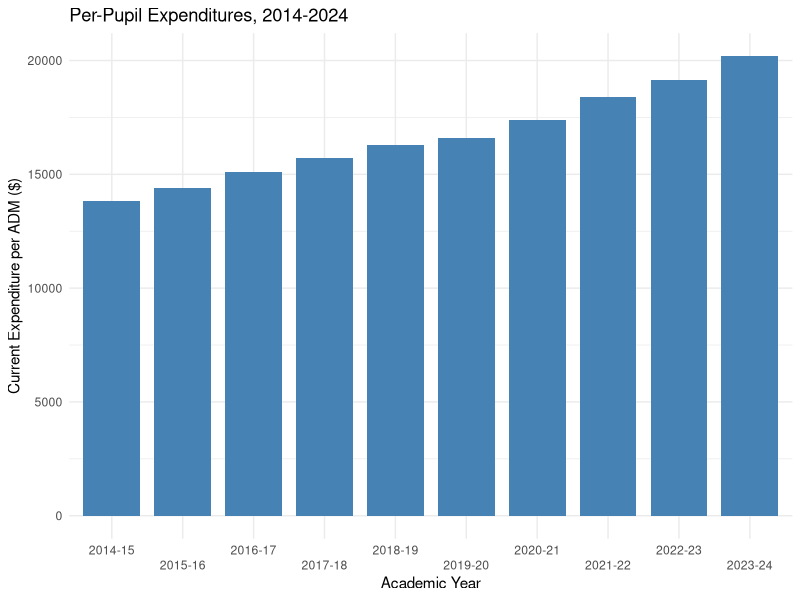
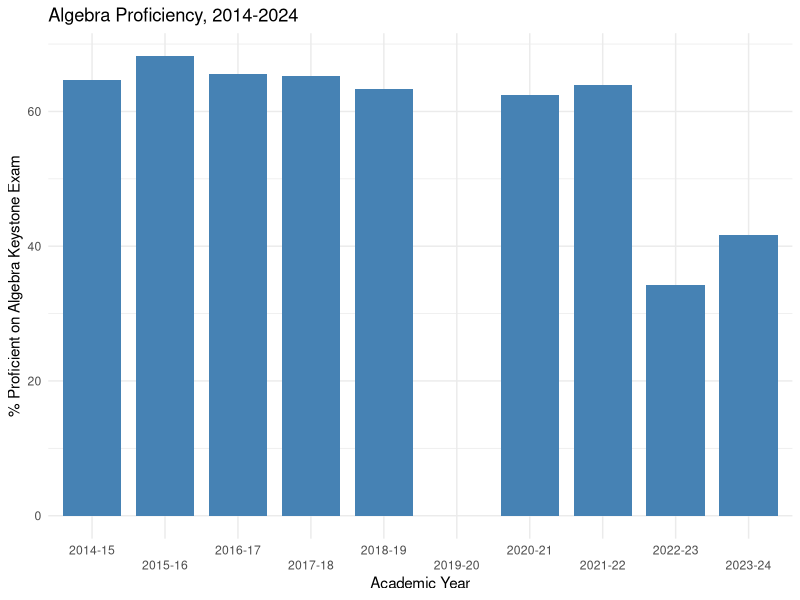
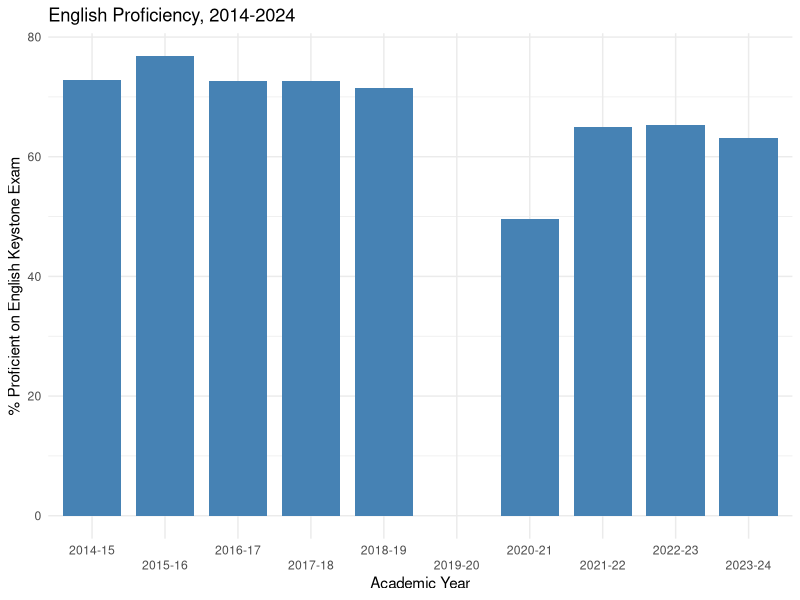
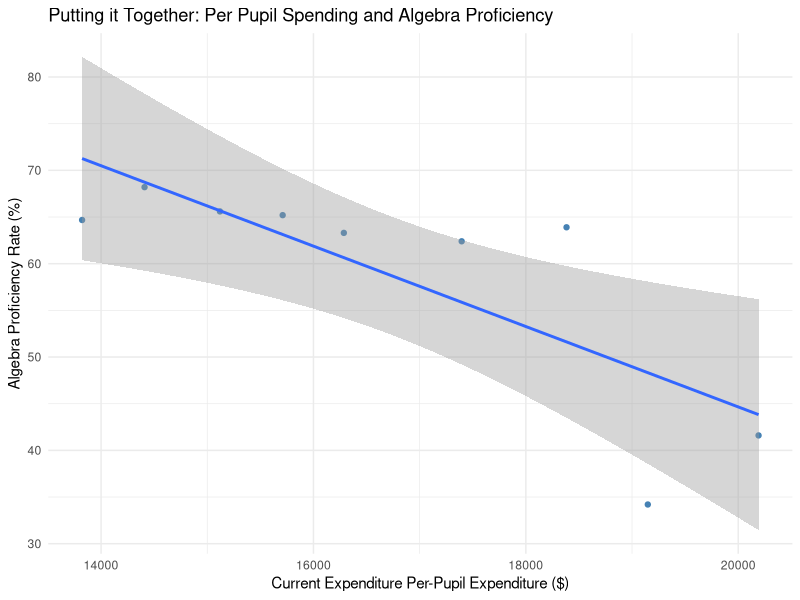
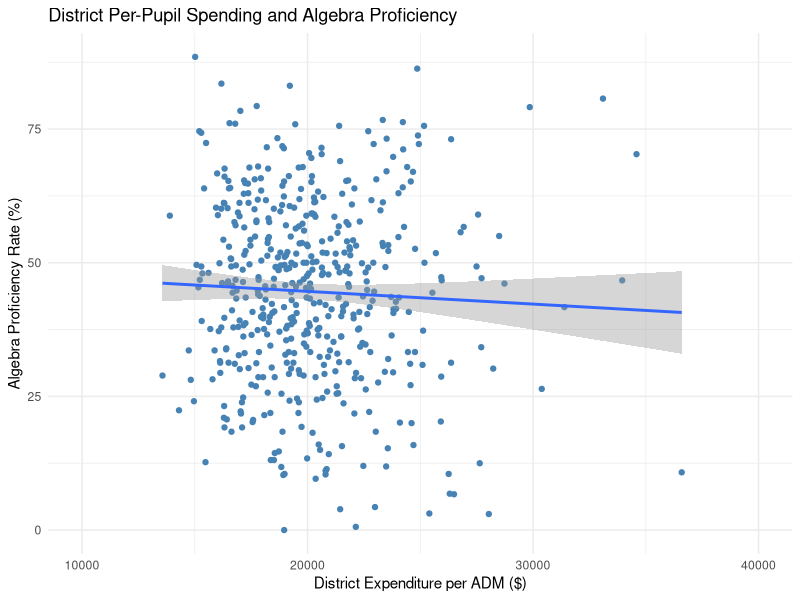
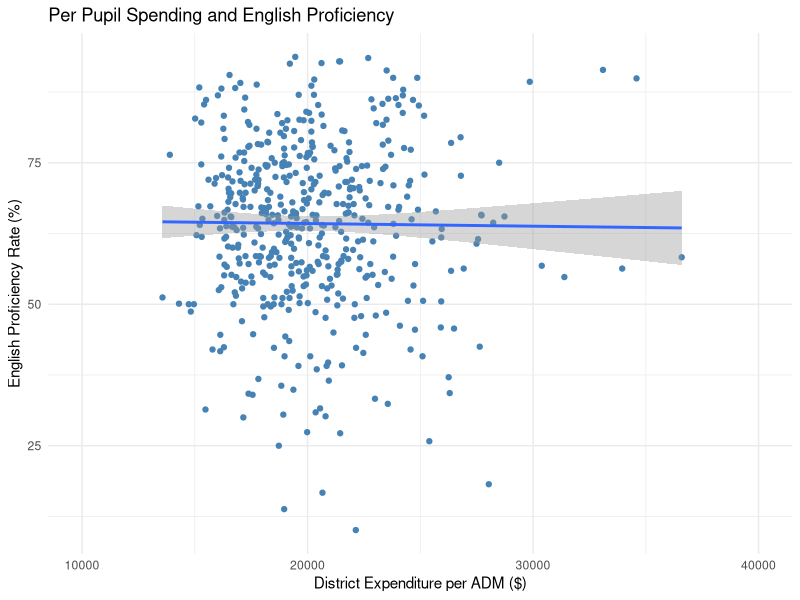
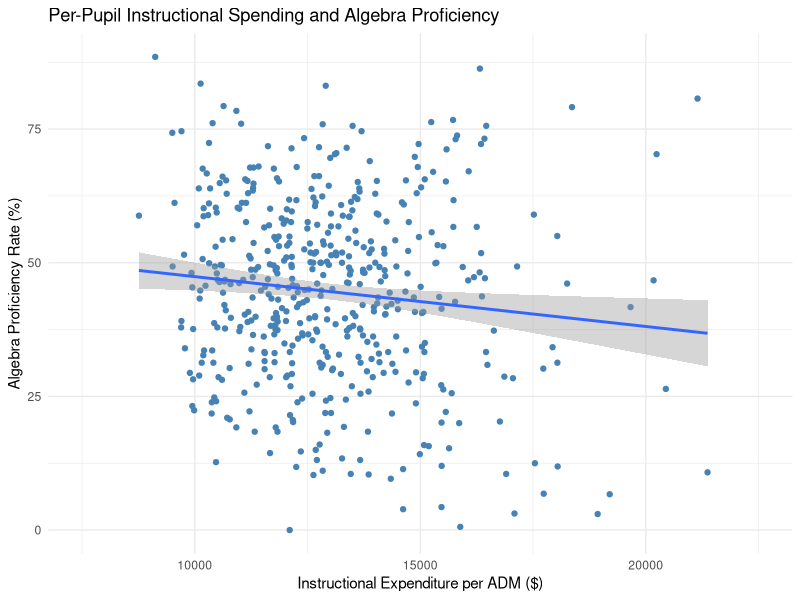

These figures' R source, in order: (Note: this script raises an error after producing the figures.)
## ---- chunk 1
#| echo: false
#| message: false
#| warning: false
library(tidyverse)
library(knitr)
snapshot2024 <- read_csv("./data/snapshot2024.csv")
#Snapshot 2024 Summary Stats
summary_2024 <- summary(snapshot2024[,-c(1,2)])

summary_2024 |>
  kable(
    col.names = c("Total Expense per ADM",
                  "Instruction per ADM", "Algebra Proficiency",
                  "Biology Proficiency", "English Proficiency"),
    digits = 2,
    caption = "Summary Statistics for 2023-24 Spending and Exam Score Data"
  )
## ---- chunk 2
#| echo: false
#| message: false
#| warning: false
#Reading in data and packages
#| message: false
#| warning: false
library(tidyverse)
library(knitr)
keystone <- read_csv("./data/keystone.csv")
snapshot2024 <- read_csv("./data/snapshot2024.csv")

#Creating bar chart showing per-pupil spending over time
#| message: false
#| warning: false
library(scales)
ggplot(keystone, aes(x=year, y=tot_current_per_adm)) +
geom_col(width=0.8, fill="steelblue") +
  labs(title = "Per-Pupil Expenditures, 2014-2024") +
  labs(x = "Academic Year", y = "Current Expenditure per ADM ($)") +
  scale_x_discrete(guide = guide_axis(n.dodge = 2)) +
  theme_minimal()
## ---- chunk 3
#| echo: false
#| message: false
#| warning: false
#Algebra proficiency over time
#| message: false
#| warning: false
library(scales)
ggplot(keystone, aes(x=year, y=tot_prof_alg)) +
geom_col(width=0.8, fill="steelblue") +
  labs(title = "Algebra Proficiency, 2014-2024") +
  labs(x = "Academic Year", y = "% Proficient on Algebra Keystone Exam") +
  scale_x_discrete(guide = guide_axis(n.dodge = 2)) +
  theme_minimal()

#English proficiency over time
#| message: false
#| warning: false
library(scales)
ggplot(keystone, aes(x=year, y=tot_prof_eng)) +
geom_col(width=0.8, fill="steelblue") +
  labs(title = "English Proficiency, 2014-2024") +
  labs(x = "Academic Year", y = "% Proficient on English Keystone Exam") +
  scale_x_discrete(guide = guide_axis(n.dodge = 2)) +
  theme_minimal()

## ---- chunk 4
#| echo: false
#| message: false
#| warning: false
#Simple regression
algebra_lm <- lm(tot_prof_alg ~ tot_current_per_adm, data = keystone)
summary(algebra_lm)
## ---- chunk 5
#| echo: false
#| message: false
#| warning: false
#Plotting per-pupil spending and algebra proficiency rate
ggplot(keystone,
aes(tot_current_per_adm, tot_prof_alg)) +
  geom_point(color = "steelblue") +
  geom_smooth(method = "lm") +
  labs(x = "Current Expenditure Per-Pupil Expenditure ($)", y = "Algebra Proficiency Rate (%)",
       title = "Putting it Together: Per Pupil Spending and Algebra Proficiency") +
  theme_minimal()
## ---- chunk 6
#| echo: false
#| message: false
#| warning: false
#Plotting 2023-24 per-pupil spending and algebra proficiency rate
ggplot(snapshot2024,
aes(current_per_adm, prof_alg)) +
  geom_point(color = "steelblue") +
  xlim(10000,40000) +
  geom_smooth(method = "lm") +
  labs(x = "District Expenditure per ADM ($)", y = "Algebra Proficiency Rate (%)",
       title = "District Per-Pupil Spending and Algebra Proficiency") +
  theme_minimal()
## ---- chunk 7
#| echo: false
#| message: false
#| warning: false
#Plotting 2023-24 per-pupil spending and English proficiency rate
ggplot(snapshot2024,
aes(current_per_adm, prof_eng)) +
  geom_point(color = "steelblue") +
  xlim(10000,40000) +
  geom_smooth(method = "lm") +
  labs(x = "District Expenditure per ADM ($)", y = "English Proficiency Rate (%)",
       title = "Per Pupil Spending and English Proficiency") +
  theme_minimal()
## ---- chunk 8
#| echo: false
#| message: false
#| warning: false
#Plotting 2023-24 per-pupil instructional spending and algebra proficiency rate
ggplot(snapshot2024,
aes(instruction_per_adm, prof_alg)) +
  geom_point(color = "steelblue") +
  xlim(7500, 22500) +
  geom_smooth(method = "lm") +
  labs(x = "Instructional Expenditure per ADM ($)", y = "Algebra Proficiency Rate (%)",
       title = "Per-Pupil Instructional Spending and Algebra Proficiency") +
  theme_minimal()

#Simple regression
alg_instruction_lm <- lm(prof_alg ~ instruction_per_adm, data = snapshot2024)
summary(alg_instruction_lm)
## ---- chunk 9
#| echo: false
#| message: false
#| warning: false
#Plotting 2023-24 per-pupil spending and Algebra proficiency rate for
# economically disadvantaged students 
ggplot(snapshot2024_2,
aes(current_per_adm, prof_alg_dis)) +
  geom_point(color = "steelblue") +
  xlim(10000,40000) +
  geom_smooth(method = "lm") +
  labs(x = "District Per-Pupil Expenditure ($)", y = "Algebra Proficiency Rate (%)",
       title = "Per Pupil Spending and Algebra Proficiency for ED Students") +
  theme_minimal()
## ---- chunk 10
#| echo: false
#| message: false
#| warning: false
#Reading in spreadsheet with added data 
snapshot2024_2 <- read_csv("./data/snapshot2024_2.csv")

#Plotting 2023-24 per-pupil spending and Algebra proficiency rate for black students 
ggplot(snapshot2024_2,
aes(current_per_adm, prof_alg_black)) +
  geom_point(color = "steelblue") +
  xlim(10000,40000) +
  geom_smooth(method = "lm") +
  labs(x = "District Expenditure per ADM ($)", y = "Algebra Proficiency Rate (%)",
       title = "Per Pupil Spending and Algebra Proficiency for Black Students") +
  theme_minimal()

#Simple regression
alg_black_lm <- lm(prof_alg_black ~ current_per_adm, data = snapshot2024_2)
summary(alg_black_lm)
## ---- chunk 11
#| echo: false
#Simple regression
alg_white_lm <- lm(prof_alg_white ~ current_per_adm, data = snapshot2024_2)
summary(alg_white_lm)
## ---- chunk 12
#Checking p-value for this calculation
2*pt(0.3503, df = (143+483-1-1-2), lower.tail=FALSE)
